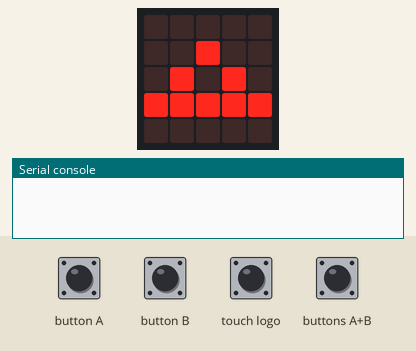
Recording of a program running on a simulated BBC micro:bit (MakeCode). Shown: the board's 5×5 LED display, the last lines printed to the serial console. Inputs (shaded band) come from the test bench. No radio messages arrive unless stated (any console line starting 'radio sent:' is added by the test bench).

Above: at 1.8 s.
1.9 s: button A pressed for 0.15 s
At 2.8 s:
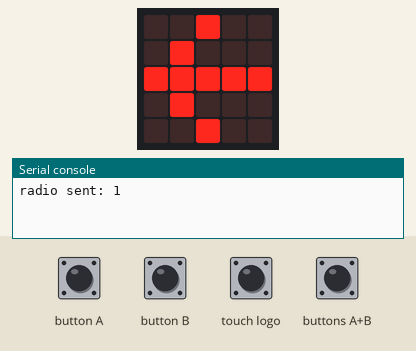
3.5 s: button B pressed for 0.15 s
At 4.0 s:
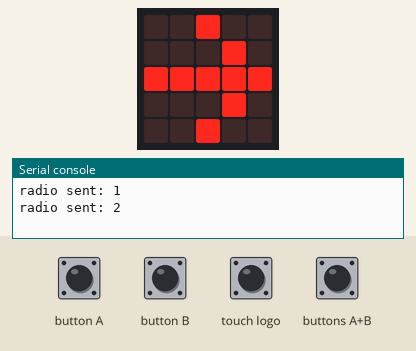
5.1 s: touch logo pressed for 0.15 s
At 6.4 s:
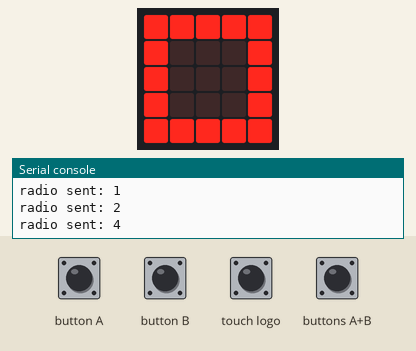
6.7 s: buttons A+B pressed for 0.15 s
At 7.7 s:
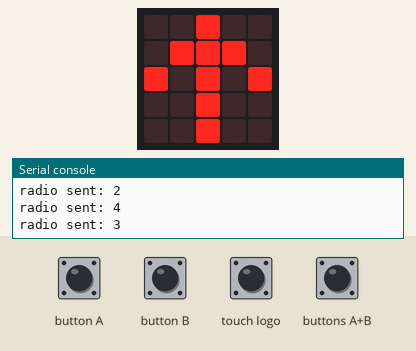
Timing chart, 0 to 9.3 s (numbered marks = the images above; inputs shaded):
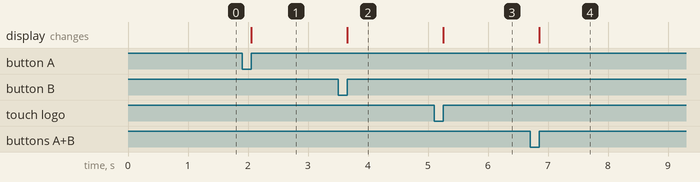

Measured:
- after the input at 1.9 s, the display: changes after 0.15 s (image 1)
- after the input at 3.5 s, the display: changes after 0.15 s (image 2)
- after the input at 5.1 s, the display: changes after 0.15 s (image 3)
- after the input at 6.7 s, the display: changes after 0.15 s (image 4)

The program:

main.ts
```typescript
input.onLogoEvent(TouchButtonEvent.Pressed, function () {
    radio.sendNumber(4)
    basic.showIcon(IconNames.Square)
})
input.onButtonPressed(Button.A, function () {
    radio.sendNumber(1)
    basic.showArrow(ArrowNames.West)
})
input.onButtonPressed(Button.AB, function () {
    radio.sendNumber(3)
    basic.showArrow(ArrowNames.North)
})
input.onButtonPressed(Button.B, function () {
    radio.sendNumber(2)
    basic.showArrow(ArrowNames.East)
})
radio.setGroup(1)
basic.showIcon(IconNames.Triangle)
```

test.ts
```typescript
// aquí va el archivo "tests"; esto no se compilará cuando este paquete se utilice como una extensión.
```
